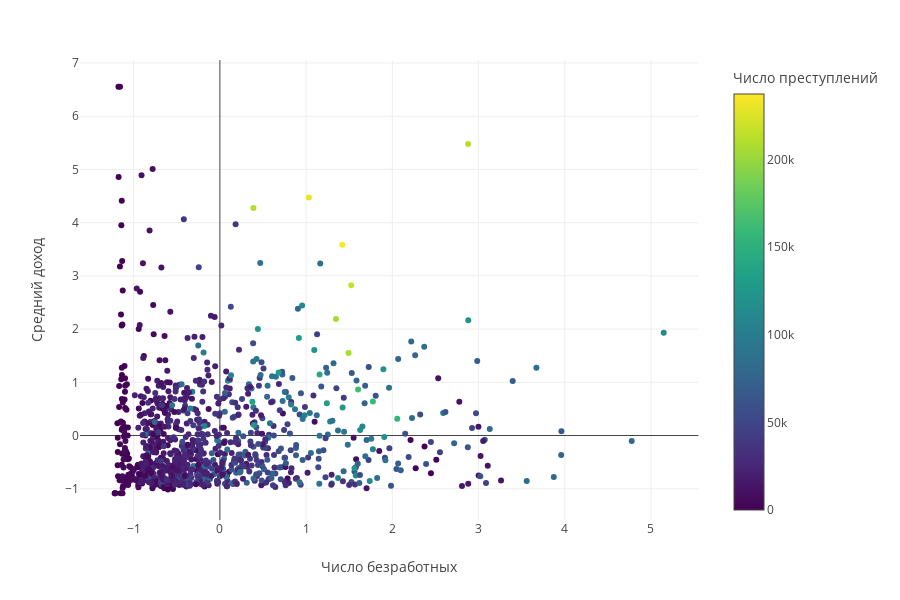

The cell this chart's notebook holds for it:
### Markdown cell above
#### Зависимость числа преступлений от среднего дохода и числа безработных

### Code cell
px.scatter(data, x = 'Число безработных', y = 'Средний доход', color = 'Число преступлений')

### Figure 1 — Plotly figure (JSON) as saved in the notebook; plotly's stock layout.template omitted (floating-point values rounded to 4 significant figures; data arrays with more than 128 entries replaced by an {"elided": "..."} marker saying what was removed)
{"data": [{"hoverlabel": {"namelength": 0}, "hovertemplate": "Число безработных=%{x}<br>Средний доход=%{y}<br>Число преступлений=%{marker.color}", "legendgroup": "", "marker": {"color": {"elided": "949 int values"}, "coloraxis": "coloraxis", "symbol": "circle"}, "mode": "markers", "name": "", "showlegend": false, "type": "scatter", "x": {"elided": "949 float values"}, "xaxis": "x", "y": {"elided": "949 float values"}, "yaxis": "y"}], "layout": {"coloraxis": {"colorbar": {"title": {"text": "Число преступлений"}}, "colorscale": [[0, "#440154"], [0.1111, "#482878"], [0.2222, "#3e4989"], [0.3333, "#31688e"], [0.4444, "#26828e"], [0.5556, "#1f9e89"], [0.6667, "#35b779"], [0.7778, "#6ece58"], [0.8889, "#b5de2b"], [1, "#fde725"]]}, "height": 600, "legend": {"tracegroupgap": 0}, "margin": {"t": 60}, "xaxis": {"anchor": "y", "domain": [0, 0.98], "title": {"text": "Число безработных"}}, "yaxis": {"anchor": "x", "domain": [0, 1], "title": {"text": "Средний доход"}}}}
